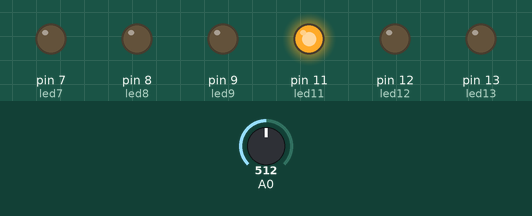
A sketch run on a simulated Arduino Uno, built with avr-gcc and run on an emulated ATmega328P. On the bench: output pins drawn as LEDs (lit = HIGH). Dashed ring = blinking. Inputs (shaded band) come from the test bench; at power-on: A0 = 512.

Above: at 1.3 s.
1.4 s: A0 set to 0
At 2.7 s:
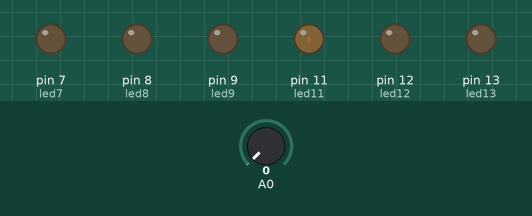
3.0 s: A0 set to 122
At 3.18 s:
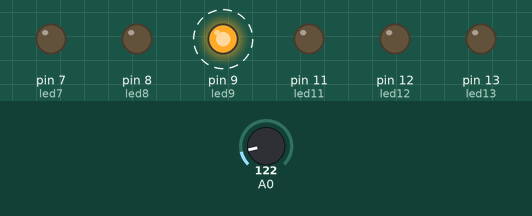
6.0 s: A0 set to 1023
At 7.4 s:
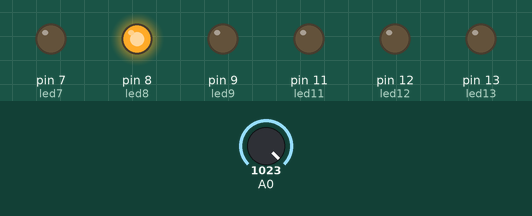
7.5 s: A0 set to 817
At 10.3 s:
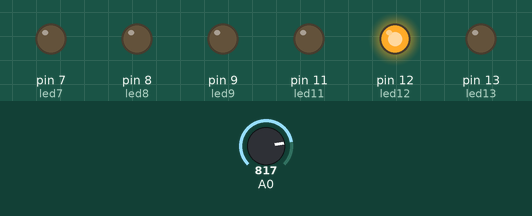
10.5 s: A0 set to 785
At 12.95 s:
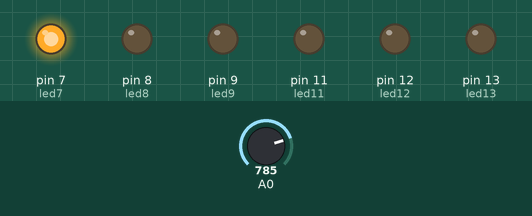
Timing chart, 0 to 13.0 s (numbered marks = the images above; inputs shaded):
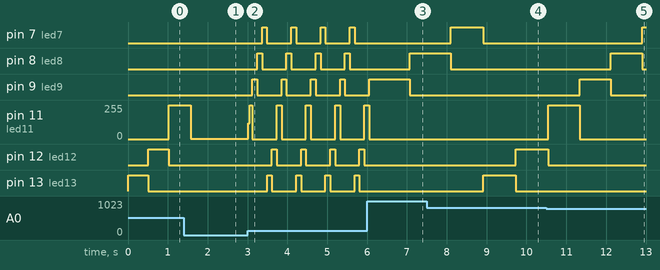

The sketch:

DojoGizmodo0.ino
```cpp
/*
Dojo display 7 segmentos

 - Descobrir led do pino 13
 - Descobrir led do pino 12
 - Descobrir outros pinos
 - Fazer o led 13 e 12 piscarem alternadamente
 - Fazer o led 11 a 13 piscarem alternadamente
 - Fazer todos os leds piscarem na sequencia
 - descobrir como conectar o led com o potenciometro
 - Atribuir o sensor value para o delay
 */

int led13 = 13;
int led12 = 12;
int led11 = 11;
//int led10 = 10;
int led9 = 9;
int led8 = 8;
int led7 = 7;


void setup() {
  // initialize the digital pin as an output.
  pinMode(led13, OUTPUT);
  pinMode(led12, OUTPUT);
  pinMode(led11, OUTPUT);
  //pinMode(led10, OUTPUT);
  pinMode(led9, OUTPUT);
  pinMode(led8, OUTPUT);
  pinMode(led7, OUTPUT);

}


void loop() {
 int sensorValue = analogRead(A0);
  digitalWrite(led13, HIGH);
  delay(sensorValue);
  digitalWrite(led13, LOW);
  sensorValue = analogRead(A0);

  digitalWrite(led12, HIGH);
  delay(sensorValue);
  digitalWrite(led12, LOW);
  sensorValue = analogRead(A0);

 digitalWrite(led11, HIGH);
  delay(sensorValue);
  digitalWrite(led11, LOW);
  sensorValue = analogRead(A0);

  //digitalWrite(led10, HIGH);
  //delay(1000);
  //digitalWrite(led10, LOW);

  digitalWrite(led9, HIGH);
  delay(sensorValue);
  digitalWrite(led9, LOW);
  sensorValue = analogRead(A0);

  digitalWrite(led8, HIGH);
  delay(sensorValue);
  digitalWrite(led8, LOW);
  sensorValue = analogRead(A0);

  digitalWrite(led7, HIGH);
  delay(sensorValue);
  digitalWrite(led7, LOW);
 sensorValue = analogRead(A0);


}
```

Measured:
- the behaviour switches between 800 and 799 on A0 (found by bisection; images 4 and 5)
- after the input at 1.4 s, pin 7 (led7): stays LOW (without the input it goes to HIGH after 1.2 s); pin 8 (led8): stays LOW (without the input it goes to HIGH after 0.65 s); pin 9 (led9): stays LOW (without the input it goes to HIGH after 0.14 s); pin 11 (led11): 255/255 → 3/255 after 0.18 s
- after the input at 3.0 s, pin 7 (led7): alternates HIGH for 0.12 s and LOW for 0.61 s, starting after 0.37 s; pin 8 (led8): alternates HIGH for 0.12 s and LOW for 0.61 s, starting after 0.24 s
- after the input at 6.0 s, pin 7 (led7), pin 12 (led12), pin 13 (led13): stops changing and stays LOW; pin 11 (led11): goes on until 6.1 s, then stays 0/255
- after the input at 7.5 s, pin 12 (led12): LOW → HIGH after 2.2 s instead of 2.6 s
- after the input at 10.5 s, pin 7 (led7): LOW → HIGH after 2.4 s; pin 8 (led8): LOW → HIGH after 1.6 s instead of 1.7 s
